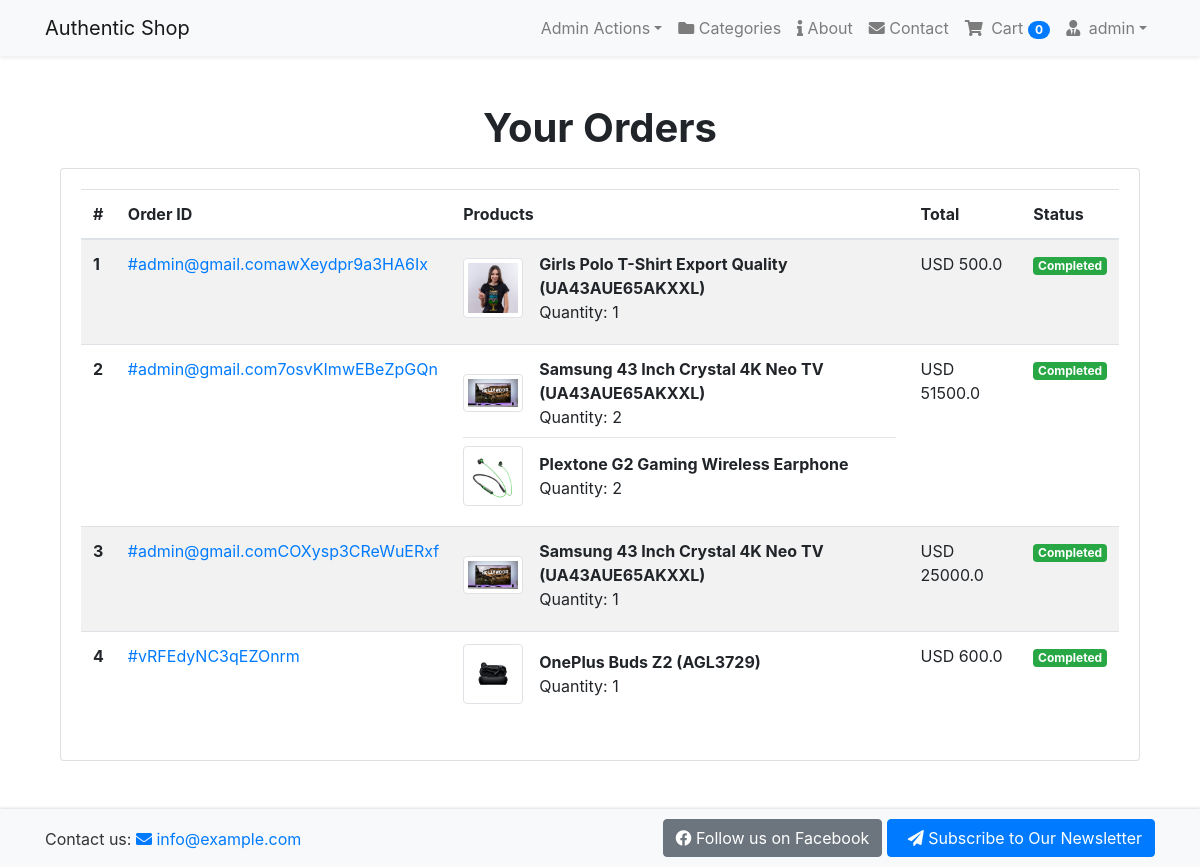
Before: /payment/orders/ (signed in) with the older database file.
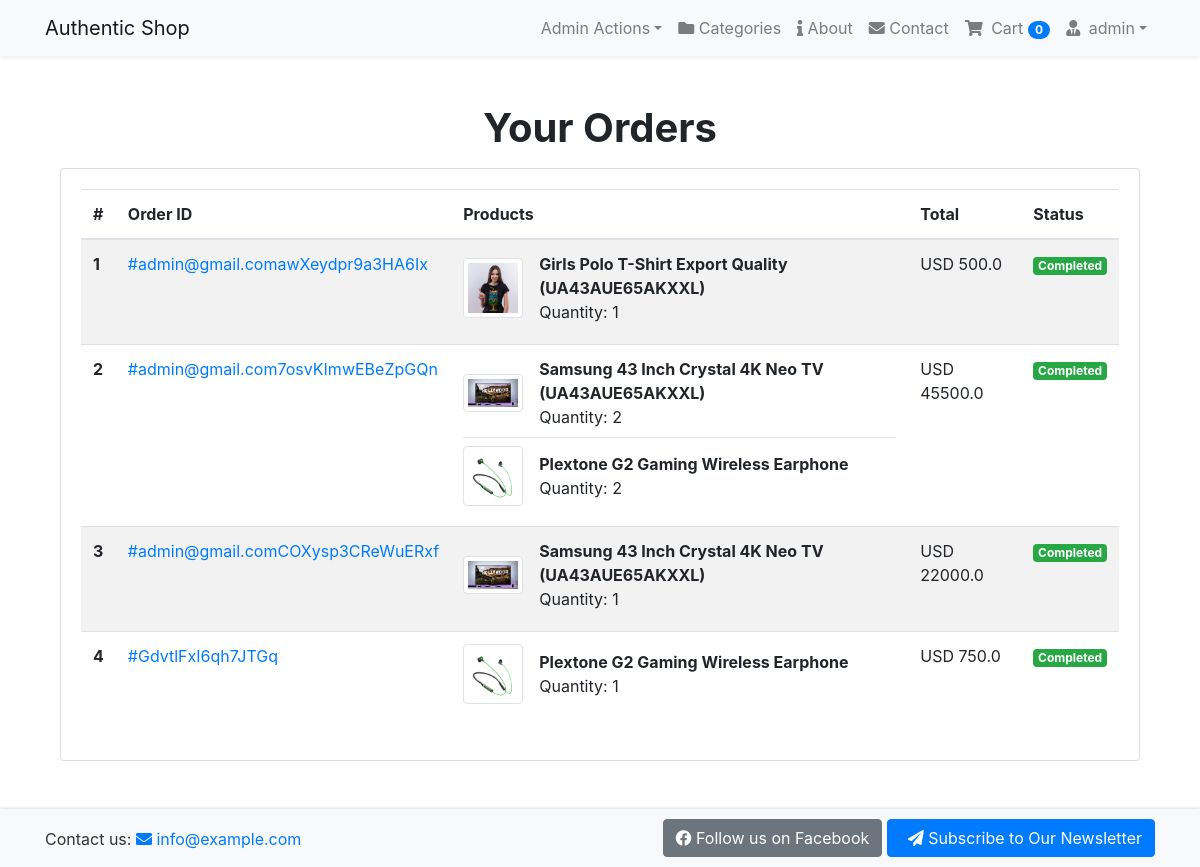
After: the same page with the newer database file.
### order/models.py (models this page shows, shortened)
class Order(models.Model):
    orderItems = models.ManyToManyField(Cart)
    user = models.ForeignKey(settings.AUTH_USER_MODEL, on_delete=models.CASCADE)
    ordered = models.BooleanField(default=False)
    created = models.DateTimeField(auto_now_add=True)
    paymentId = models.CharField(max_length=264, blank=True, null=True)
    orderId = models.CharField(max_length=200, blank=True, null=True)
    def get_totals(self):
        total = 0
        for order_item in self.orderItems.all():
            total += float(order_item.get_total())
        return total

class Cart(models.Model):
    user = models.ForeignKey(settings.AUTH_USER_MODEL, on_delete=models.CASCADE, related_name='cart')
    item = models.ForeignKey(Product, on_delete=models.CASCADE)
    quantity = models.IntegerField(default=1)
    purchased = models.BooleanField(default=False)
    created = models.DateTimeField(auto_now_add=True)
    updated = models.DateTimeField(auto_now=True)
    def get_total(self):
        total = self.item.price * self.quantity
        float_total = format(total, '0.2f')
        return float_total

### shop/models.py (models this page shows, shortened)
class Product(models.Model):
    mainImage = models.ImageField(upload_to='Products')
    name = models.CharField(max_length=265)
    category = models.ForeignKey(Category, on_delete=models.CASCADE, related_name='category')
    preview_text = models.TextField(max_length=200, verbose_name='Preview Text')
    detail_text = models.TextField(max_length=1000, verbose_name='Description')
    price = models.FloatField()
    old_price = models.FloatField(default=0.00)
    created = models.DateTimeField(auto_now_add=True)
    class Meta:
        ordering = ['-created']

### payment/views.py (the view)
# urls.py: path('orders/', views.order_view, name='orders'),
@login_required
def order_view(request):
    try:
        orders = Order.objects.filter(user=request.user, ordered=True)
        context = {'orders': orders}
    except:
        messages.warning(request, 'You do not have an active order!')
        return redirect('shop:home')
    return render(request, 'payment/order.html', context)

### order/templatetags/cart_tag.py (called while the page is built)
@register.filter
def cart_total(user):  # It will take a parameter as user.
    order = Order.objects.filter(user=user, ordered=False)  # It will check the orders without payment for this user.
    if order.exists():
        return order[0].orderItems.count()  # To convert the order from tuple/list to single object we use [0].
    else:
        return 0

### templates/payment/order.html
{% extends 'base.html' %}
{% block content %}
<div class="container my-5">
    <h1 class="text-center"><strong>Your Orders</strong></h1>
    <div class="row justify-content-center">
        <div class="col-md-12">
            <div class="card mt-2">
                <div class="card-body">
                    <div class="table-responsive">
                        <table class="table table-striped">
                            <thead>
                                <tr>
                                    <th scope="col">#</th>
                                    <th scope="col">Order ID</th>
                                    <th scope="col">Products</th>
                                    <th scope="col">Total</th>
                                    <th scope="col">Status</th>
                                </tr>
                            </thead>
                            <tbody>
                                {% for order in orders %}
                                <tr>
                                    <th scope="row">{{ forloop.counter }}</th>
                                    <td><a href="{% url 'payment:order_details' order_id=order.id %}">{{ order.orderId }}</a></td>
                                    <td>
                                        {% for item in order.orderItems.all %}
                                            <div class="d-flex align-items-center mb-2">
                                                <img src="{{ item.item.mainImage.url }}" alt="{{ item.item.name }}" class="img-thumbnail mr-3" style="max-width: 60px;">
                                                <div>
                                                    <p class="mb-0"><strong>{{ item.item.name }}</strong></p>
                                                    <p class="mb-0">Quantity: {{ item.quantity }}</p>
                                                </div>
                                            </div>
                                            {% if not forloop.last %}<hr class="my-2">{% endif %}
                                        {% endfor %}
                                    </td>
                                    <td>USD {{ order.get_totals }}</td>
                                    <td>
                                        {% if order.ordered %}
                                            <span class="badge badge-success">Completed</span>
                                        {% else %}
                                            <span class="badge badge-warning">Processing</span>
                                        {% endif %}
                                    </td>
                                </tr>
                                {% empty %}
                                <tr>
                                    <td colspan="5" class="text-center">No orders yet.</td>
                                </tr>
                                {% endfor %}
                            </tbody>
                        </table>
                    </div>
                </div>
            </div>
        </div>
    </div>
</div>
{% endblock content %}

Changed rows visible on the page:
no longer on this page (row edited): Order: orderId "#vRFEdyNC3qEZOnrm", get_totals "600.0", ordered "Completed"
no longer on this page (row edited): Cart: item.mainImage (picture), item.name "OnePlus Buds Z2 (AGL3729)", quantity "1", shown under "#vRFEdyNC3qEZOnrm"
changed through a linked row, Order "#admin@gmail.com7osvKImwEBeZpGQn": get_totals "51500.0" → "45500.0"
changed through a linked row, Order "#admin@gmail.comCOXysp3CReWuERxf": get_totals "25000.0" → "22000.0"
added Order: orderId "#GdvtlFxI6qh7JTGq", get_totals "750.0", ordered "Completed"
now on this page (row edited): Cart: item.mainImage (picture), item.name "Plextone G2 Gaming Wireless Earphone", quantity "1", shown under "#GdvtlFxI6qh7JTGq"
